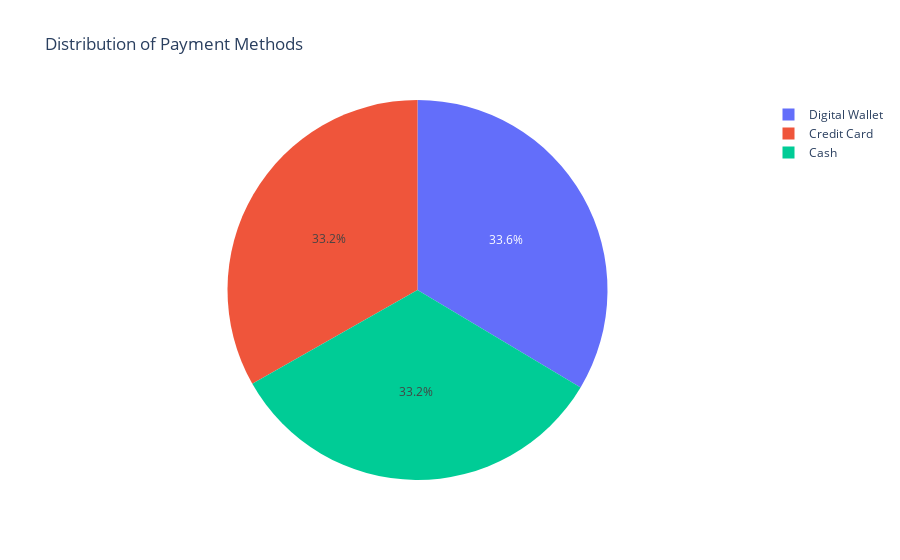

The notebook cell saved with this chart:
### Code cell
#Create interactive pie chart to show distribution of payment methods
px.pie(
    payment_method['Payment Method'].value_counts().reset_index(),
    values = 'count',
    names = 'Payment Method',
    title = 'Distribution of Payment Methods',

)

### Figure 1 — Plotly figure (JSON) as saved in the notebook; plotly's stock layout.template omitted (floating-point values rounded to 4 significant figures)
{"data": [{"domain": {"x": [0, 1], "y": [0, 1]}, "hovertemplate": "Payment Method=%{label}<br>count=%{value}<extra></extra>", "labels": ["Digital Wallet", "Credit Card", "Cash"], "legendgroup": "", "name": "", "showlegend": true, "type": "pie", "values": [1920, 1900, 1899]}], "layout": {"legend": {"tracegroupgap": 0}, "title": {"text": "Distribution of Payment Methods"}}}
